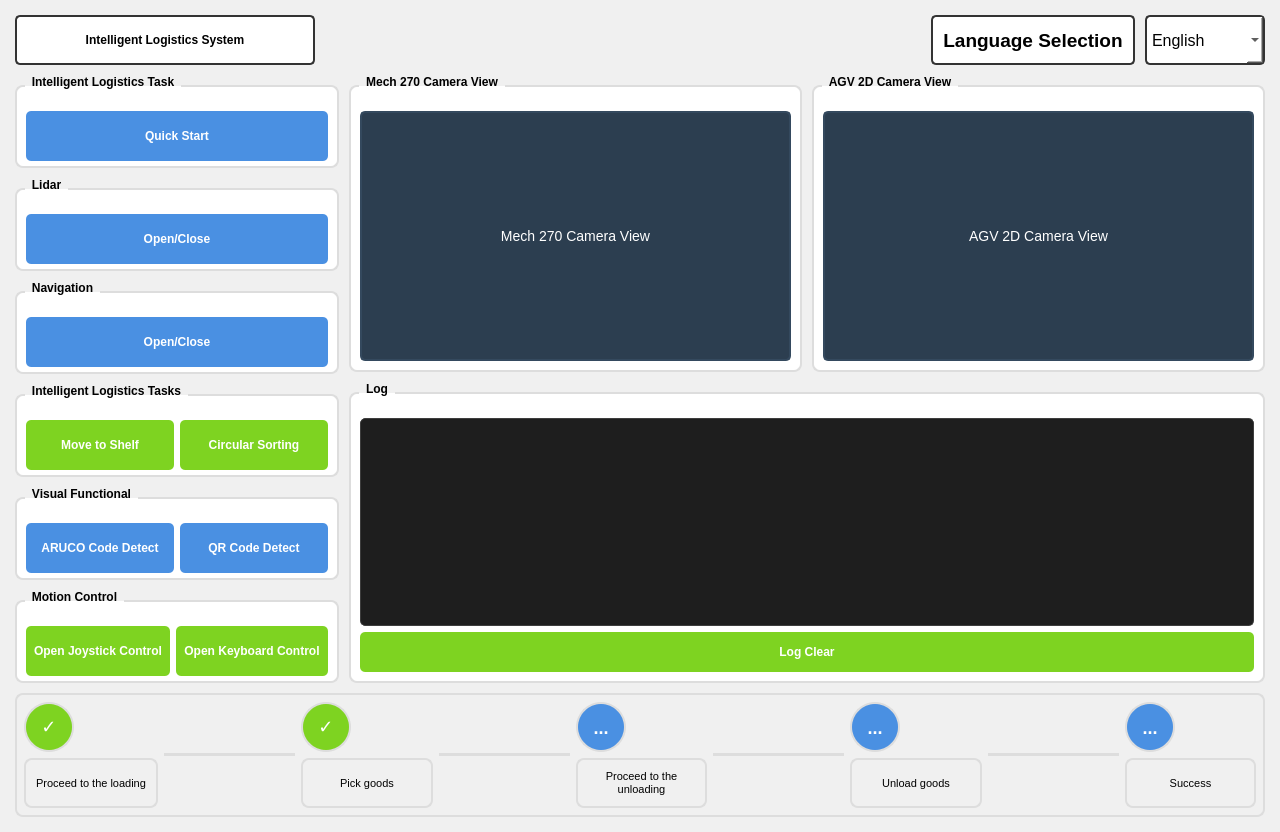
<?xml version="1.0" encoding="UTF-8"?>
<ui version="4.0">
 <class>QuickStart</class>
 <widget class="QWidget" name="QuickStart">
  <property name="geometry">
   <rect>
    <x>0</x>
    <y>0</y>
    <width>1280</width>
    <height>800</height>
   </rect>
  </property>
  <property name="windowTitle">
   <string>Quick Start</string>
  </property>
  <property name="styleSheet">
   <string notr="true">QWidget {
    background-color: #f0f0f0;
}
QPushButton {
    background-color: #4A90E2;
    color: white;
    border: none;
    border-radius: 5px;
    padding: 8px;
    font-size: 12px;
    font-weight: bold;
}
QPushButton:hover {
    background-color: #357ABD;
}
QGroupBox {
    background-color: white;
    border: 2px solid #ddd;
    border-radius: 8px;
    margin-top: 10px;
    font-weight: bold;
    padding-top: 15px;
}
QGroupBox::title {
    subcontrol-origin: margin;
    left: 10px;
    padding: 0 5px;
}</string>
  </property>
  <layout class="QVBoxLayout" name="verticalLayout">
   <property name="spacing">
    <number>10</number>
   </property>
   <property name="leftMargin">
    <number>15</number>
   </property>
   <property name="topMargin">
    <number>15</number>
   </property>
   <property name="rightMargin">
    <number>15</number>
   </property>
   <property name="bottomMargin">
    <number>15</number>
   </property>
   <item>
    <layout class="QHBoxLayout" name="headerLayout">
     <item>
      <widget class="QPushButton" name="backButton">
       <property name="minimumSize">
        <size>
         <width>300</width>
         <height>50</height>
        </size>
       </property>
       <property name="maximumSize">
        <size>
         <width>300</width>
         <height>50</height>
        </size>
       </property>
       <property name="font">
        <font>
         <pointsize>14</pointsize>
         <weight>75</weight>
         <bold>true</bold>
        </font>
       </property>
       <property name="styleSheet">
        <string notr="true">QPushButton {
    background-color: white;
    border: 2px solid #333;
    border-radius: 5px;
    color: black;
}
QPushButton:hover {
    background-color: #e0e0e0;
}</string>
       </property>
       <property name="text">
        <string>Intelligent Logistics System</string>
       </property>
      </widget>
     </item>
     <item>
      <spacer name="horizontalSpacer">
       <property name="orientation">
        <enum>Qt::Horizontal</enum>
       </property>
       <property name="sizeHint" stdset="0">
        <size>
         <width>40</width>
         <height>20</height>
        </size>
       </property>
      </spacer>
     </item>
     <item>
      <widget class="QLabel" name="languageLabel">
       <property name="minimumSize">
        <size>
         <width>200</width>
         <height>50</height>
        </size>
       </property>
       <property name="font">
        <font>
         <pointsize>14</pointsize>
         <weight>75</weight>
         <bold>true</bold>
        </font>
       </property>
       <property name="styleSheet">
        <string notr="true">QLabel {
    background-color: white;
    border: 2px solid #333;
    border-radius: 5px;
    padding: 10px;
}</string>
       </property>
       <property name="text">
        <string>Language Selection</string>
       </property>
       <property name="alignment">
        <set>Qt::AlignCenter</set>
       </property>
      </widget>
     </item>
     <item>
      <widget class="QComboBox" name="languageComboBox">
       <property name="minimumSize">
        <size>
         <width>120</width>
         <height>50</height>
        </size>
       </property>
       <property name="font">
        <font>
         <pointsize>12</pointsize>
        </font>
       </property>
       <property name="styleSheet">
        <string notr="true">QComboBox {
    background-color: white;
    border: 2px solid #333;
    border-radius: 5px;
    padding: 5px;
}</string>
       </property>
       <item>
        <property name="text">
         <string>English</string>
        </property>
       </item>
       <item>
        <property name="text">
         <string>中文</string>
        </property>
       </item>
      </widget>
     </item>
    </layout>
   </item>
   <item>
    <layout class="QHBoxLayout" name="mainLayout">
     <property name="spacing">
      <number>10</number>
     </property>
     <item>
      <layout class="QVBoxLayout" name="leftPanel">
       <property name="spacing">
        <number>10</number>
       </property>
       <item>
        <widget class="QGroupBox" name="taskGroup">
         <property name="title">
          <string>Intelligent Logistics Task</string>
         </property>
         <layout class="QVBoxLayout" name="verticalLayout_2">
          <item>
           <widget class="QPushButton" name="quickStartTaskButton">
            <property name="minimumSize">
             <size>
              <width>0</width>
              <height>50</height>
             </size>
            </property>
            <property name="text">
             <string>Quick Start</string>
            </property>
           </widget>
          </item>
         </layout>
        </widget>
       </item>
       <item>
        <widget class="QGroupBox" name="lidarGroup">
         <property name="title">
          <string>Lidar</string>
         </property>
         <layout class="QVBoxLayout" name="verticalLayout_3">
          <item>
           <widget class="QPushButton" name="lidarButton">
            <property name="minimumSize">
             <size>
              <width>0</width>
              <height>50</height>
             </size>
            </property>
            <property name="text">
             <string>Open/Close</string>
            </property>
           </widget>
          </item>
         </layout>
        </widget>
       </item>
       <item>
        <widget class="QGroupBox" name="navigationGroup">
         <property name="title">
          <string>Navigation</string>
         </property>
         <layout class="QVBoxLayout" name="verticalLayout_4">
          <item>
           <widget class="QPushButton" name="navigationButton">
            <property name="minimumSize">
             <size>
              <width>0</width>
              <height>50</height>
             </size>
            </property>
            <property name="text">
             <string>Open/Close</string>
            </property>
           </widget>
          </item>
         </layout>
        </widget>
       </item>
       <item>
        <widget class="QGroupBox" name="logisticsGroup">
         <property name="title">
          <string>Intelligent Logistics Tasks</string>
         </property>
         <layout class="QHBoxLayout" name="horizontalLayout_2">
          <item>
           <widget class="QPushButton" name="moveToShelfButton">
            <property name="minimumSize">
             <size>
              <width>0</width>
              <height>50</height>
             </size>
            </property>
            <property name="styleSheet">
             <string notr="true">QPushButton {
    background-color: #7ED321;
}
QPushButton:hover {
    background-color: #6BB91C;
}</string>
            </property>
            <property name="text">
             <string>Move to Shelf</string>
            </property>
           </widget>
          </item>
          <item>
           <widget class="QPushButton" name="circularSortingButton">
            <property name="minimumSize">
             <size>
              <width>0</width>
              <height>50</height>
             </size>
            </property>
            <property name="styleSheet">
             <string notr="true">QPushButton {
    background-color: #7ED321;
}
QPushButton:hover {
    background-color: #6BB91C;
}</string>
            </property>
            <property name="text">
             <string>Circular Sorting</string>
            </property>
           </widget>
          </item>
         </layout>
        </widget>
       </item>
       <item>
        <widget class="QGroupBox" name="visionGroup">
         <property name="title">
          <string>Visual Functional</string>
         </property>
         <layout class="QHBoxLayout" name="horizontalLayout_3">
          <item>
           <widget class="QPushButton" name="arucoButton">
            <property name="minimumSize">
             <size>
              <width>0</width>
              <height>50</height>
             </size>
            </property>
            <property name="text">
             <string>ARUCO Code Detect</string>
            </property>
           </widget>
          </item>
          <item>
           <widget class="QPushButton" name="qrButton">
            <property name="minimumSize">
             <size>
              <width>0</width>
              <height>50</height>
             </size>
            </property>
            <property name="text">
             <string>QR Code Detect</string>
            </property>
           </widget>
          </item>
         </layout>
        </widget>
       </item>
       <item>
        <widget class="QGroupBox" name="motionGroup">
         <property name="title">
          <string>Motion Control</string>
         </property>
         <layout class="QHBoxLayout" name="horizontalLayout_4">
          <item>
           <widget class="QPushButton" name="joystickButton">
            <property name="minimumSize">
             <size>
              <width>0</width>
              <height>50</height>
             </size>
            </property>
            <property name="styleSheet">
             <string notr="true">QPushButton {
    background-color: #7ED321;
}
QPushButton:hover {
    background-color: #6BB91C;
}</string>
            </property>
            <property name="text">
             <string>Open Joystick Control</string>
            </property>
           </widget>
          </item>
          <item>
           <widget class="QPushButton" name="keyboardButton">
            <property name="minimumSize">
             <size>
              <width>0</width>
              <height>50</height>
             </size>
            </property>
            <property name="styleSheet">
             <string notr="true">QPushButton {
    background-color: #7ED321;
}
QPushButton:hover {
    background-color: #6BB91C;
}</string>
            </property>
            <property name="text">
             <string>Open Keyboard Control</string>
            </property>
           </widget>
          </item>
         </layout>
        </widget>
       </item>
      </layout>
     </item>
     <item>
      <layout class="QVBoxLayout" name="rightPanel">
       <property name="spacing">
        <number>10</number>
       </property>
       <item>
        <layout class="QHBoxLayout" name="cameraLayout">
         <item>
          <widget class="QGroupBox" name="camera270Group">
           <property name="title">
            <string>Mech 270 Camera View</string>
           </property>
           <layout class="QVBoxLayout" name="verticalLayout_8">
            <item>
             <widget class="QLabel" name="camera270Label">
              <property name="minimumSize">
               <size>
                <width>0</width>
                <height>250</height>
               </size>
              </property>
              <property name="styleSheet">
               <string notr="true">QLabel {
    background-color: #2c3e50;
    border: 2px solid #34495e;
    border-radius: 5px;
    color: white;
    font-size: 14px;
}</string>
              </property>
              <property name="text">
               <string>Mech 270 Camera View</string>
              </property>
              <property name="alignment">
               <set>Qt::AlignCenter</set>
              </property>
             </widget>
            </item>
           </layout>
          </widget>
         </item>
         <item>
          <widget class="QGroupBox" name="agvCameraGroup">
           <property name="title">
            <string>AGV 2D Camera View</string>
           </property>
           <layout class="QVBoxLayout" name="verticalLayout_9">
            <item>
             <widget class="QLabel" name="agvCameraLabel">
              <property name="minimumSize">
               <size>
                <width>0</width>
                <height>250</height>
               </size>
              </property>
              <property name="styleSheet">
               <string notr="true">QLabel {
    background-color: #2c3e50;
    border: 2px solid #34495e;
    border-radius: 5px;
    color: white;
    font-size: 14px;
}</string>
              </property>
              <property name="text">
               <string>AGV 2D Camera View</string>
              </property>
              <property name="alignment">
               <set>Qt::AlignCenter</set>
              </property>
             </widget>
            </item>
           </layout>
          </widget>
         </item>
        </layout>
       </item>
       <item>
        <widget class="QGroupBox" name="logGroup">
         <property name="title">
          <string>Log</string>
         </property>
         <layout class="QVBoxLayout" name="verticalLayout_7">
          <item>
           <widget class="QTextBrowser" name="logBrowser">
            <property name="minimumSize">
             <size>
              <width>0</width>
              <height>200</height>
             </size>
            </property>
            <property name="styleSheet">
             <string notr="true">QTextBrowser {
    background-color: #1e1e1e;
    color: #d4d4d4;
    border: 1px solid #3e3e3e;
    border-radius: 5px;
    padding: 5px;
    font-family: 'Consolas', 'Courier New', monospace;
    font-size: 10px;
}</string>
            </property>
           </widget>
          </item>
          <item>
           <widget class="QPushButton" name="clearLogButton">
            <property name="minimumSize">
             <size>
              <width>0</width>
              <height>40</height>
             </size>
            </property>
            <property name="styleSheet">
             <string notr="true">QPushButton {
    background-color: #7ED321;
}
QPushButton:hover {
    background-color: #6BB91C;
}</string>
            </property>
            <property name="text">
             <string>Log Clear</string>
            </property>
           </widget>
          </item>
         </layout>
        </widget>
       </item>
      </layout>
     </item>
    </layout>
   </item>
   <item>
    <widget class="QWidget" name="progressWidget" native="true">
     <property name="minimumSize">
      <size>
       <width>0</width>
       <height>100</height>
      </size>
     </property>
     <property name="styleSheet">
      <string notr="true">QWidget {
    background-color: #f0f0f0;
    border: 2px solid #ddd;
    border-radius: 8px;
    padding: 10px;
}</string>
     </property>
     <layout class="QVBoxLayout" name="verticalLayout_progress">
      <item>
       <layout class="QHBoxLayout" name="progressNodesLayout">
        <item>
         <layout class="QVBoxLayout" name="node1Layout">
          <item>
           <widget class="QLabel" name="node1">
            <property name="minimumSize">
             <size>
              <width>50</width>
              <height>50</height>
             </size>
            </property>
            <property name="maximumSize">
             <size>
              <width>50</width>
              <height>50</height>
             </size>
            </property>
            <property name="styleSheet">
             <string notr="true">QLabel {
    background-color: #7ED321;
    border-radius: 25px;
    color: white;
    font-weight: bold;
    font-size: 18px;
}</string>
            </property>
            <property name="text">
             <string>✓</string>
            </property>
            <property name="alignment">
             <set>Qt::AlignCenter</set>
            </property>
           </widget>
          </item>
          <item>
           <widget class="QLabel" name="node1Label">
            <property name="font">
             <font>
              <pointsize>8</pointsize>
             </font>
            </property>
            <property name="text">
             <string>Proceed to the loading</string>
            </property>
            <property name="alignment">
             <set>Qt::AlignCenter</set>
            </property>
            <property name="wordWrap">
             <bool>true</bool>
            </property>
           </widget>
          </item>
         </layout>
        </item>
        <item>
         <widget class="QLabel" name="connector1">
          <property name="minimumSize">
           <size>
            <width>30</width>
            <height>3</height>
           </size>
          </property>
          <property name="maximumSize">
           <size>
            <width>16777215</width>
            <height>3</height>
           </size>
          </property>
          <property name="styleSheet">
           <string notr="true">QLabel {
    background-color: #7ED321;
}</string>
          </property>
          <property name="text">
           <string/>
          </property>
         </widget>
        </item>
        <item>
         <layout class="QVBoxLayout" name="node2Layout">
          <item>
           <widget class="QLabel" name="node2">
            <property name="minimumSize">
             <size>
              <width>50</width>
              <height>50</height>
             </size>
            </property>
            <property name="maximumSize">
             <size>
              <width>50</width>
              <height>50</height>
             </size>
            </property>
            <property name="styleSheet">
             <string notr="true">QLabel {
    background-color: #7ED321;
    border-radius: 25px;
    color: white;
    font-weight: bold;
    font-size: 18px;
}</string>
            </property>
            <property name="text">
             <string>✓</string>
            </property>
            <property name="alignment">
             <set>Qt::AlignCenter</set>
            </property>
           </widget>
          </item>
          <item>
           <widget class="QLabel" name="node2Label">
            <property name="font">
             <font>
              <pointsize>8</pointsize>
             </font>
            </property>
            <property name="text">
             <string>Pick goods</string>
            </property>
            <property name="alignment">
             <set>Qt::AlignCenter</set>
            </property>
            <property name="wordWrap">
             <bool>true</bool>
            </property>
           </widget>
          </item>
         </layout>
        </item>
        <item>
         <widget class="QLabel" name="connector2">
          <property name="minimumSize">
           <size>
            <width>30</width>
            <height>3</height>
           </size>
          </property>
          <property name="maximumSize">
           <size>
            <width>16777215</width>
            <height>3</height>
           </size>
          </property>
          <property name="styleSheet">
           <string notr="true">QLabel {
    background-color: #cccccc;
}</string>
          </property>
          <property name="text">
           <string/>
          </property>
         </widget>
        </item>
        <item>
         <layout class="QVBoxLayout" name="node3Layout">
          <item>
           <widget class="QLabel" name="node3">
            <property name="minimumSize">
             <size>
              <width>50</width>
              <height>50</height>
             </size>
            </property>
            <property name="maximumSize">
             <size>
              <width>50</width>
              <height>50</height>
             </size>
            </property>
            <property name="styleSheet">
             <string notr="true">QLabel {
    background-color: #4A90E2;
    border-radius: 25px;
    color: white;
    font-weight: bold;
    font-size: 18px;
}</string>
            </property>
            <property name="text">
             <string>...</string>
            </property>
            <property name="alignment">
             <set>Qt::AlignCenter</set>
            </property>
           </widget>
          </item>
          <item>
           <widget class="QLabel" name="node3Label">
            <property name="font">
             <font>
              <pointsize>8</pointsize>
             </font>
            </property>
            <property name="text">
             <string>Proceed to the unloading</string>
            </property>
            <property name="alignment">
             <set>Qt::AlignCenter</set>
            </property>
            <property name="wordWrap">
             <bool>true</bool>
            </property>
           </widget>
          </item>
         </layout>
        </item>
        <item>
         <widget class="QLabel" name="connector3">
          <property name="minimumSize">
           <size>
            <width>30</width>
            <height>3</height>
           </size>
          </property>
          <property name="maximumSize">
           <size>
            <width>16777215</width>
            <height>3</height>
           </size>
          </property>
          <property name="styleSheet">
           <string notr="true">QLabel {
    background-color: #cccccc;
}</string>
          </property>
          <property name="text">
           <string/>
          </property>
         </widget>
        </item>
        <item>
         <layout class="QVBoxLayout" name="node4Layout">
          <item>
           <widget class="QLabel" name="node4">
            <property name="minimumSize">
             <size>
              <width>50</width>
              <height>50</height>
             </size>
            </property>
            <property name="maximumSize">
             <size>
              <width>50</width>
              <height>50</height>
             </size>
            </property>
            <property name="styleSheet">
             <string notr="true">QLabel {
    background-color: #4A90E2;
    border-radius: 25px;
    color: white;
    font-weight: bold;
    font-size: 18px;
}</string>
            </property>
            <property name="text">
             <string>...</string>
            </property>
            <property name="alignment">
             <set>Qt::AlignCenter</set>
            </property>
           </widget>
          </item>
          <item>
           <widget class="QLabel" name="node4Label">
            <property name="font">
             <font>
              <pointsize>8</pointsize>
             </font>
            </property>
            <property name="text">
             <string>Unload goods</string>
            </property>
            <property name="alignment">
             <set>Qt::AlignCenter</set>
            </property>
            <property name="wordWrap">
             <bool>true</bool>
            </property>
           </widget>
          </item>
         </layout>
        </item>
        <item>
         <widget class="QLabel" name="connector4">
          <property name="minimumSize">
           <size>
            <width>30</width>
            <height>3</height>
           </size>
          </property>
          <property name="maximumSize">
           <size>
            <width>16777215</width>
            <height>3</height>
           </size>
          </property>
          <property name="styleSheet">
           <string notr="true">QLabel {
    background-color: #cccccc;
}</string>
          </property>
          <property name="text">
           <string/>
          </property>
         </widget>
        </item>
        <item>
         <layout class="QVBoxLayout" name="node5Layout">
          <item>
           <widget class="QLabel" name="node5">
            <property name="minimumSize">
             <size>
              <width>50</width>
              <height>50</height>
             </size>
            </property>
            <property name="maximumSize">
             <size>
              <width>50</width>
              <height>50</height>
             </size>
            </property>
            <property name="styleSheet">
             <string notr="true">QLabel {
    background-color: #4A90E2;
    border-radius: 25px;
    color: white;
    font-weight: bold;
    font-size: 18px;
}</string>
            </property>
            <property name="text">
             <string>...</string>
            </property>
            <property name="alignment">
             <set>Qt::AlignCenter</set>
            </property>
           </widget>
          </item>
          <item>
           <widget class="QLabel" name="node5Label">
            <property name="font">
             <font>
              <pointsize>8</pointsize>
             </font>
            </property>
            <property name="text">
             <string>Success</string>
            </property>
            <property name="alignment">
             <set>Qt::AlignCenter</set>
            </property>
            <property name="wordWrap">
             <bool>true</bool>
            </property>
           </widget>
          </item>
         </layout>
        </item>
       </layout>
      </item>
     </layout>
    </widget>
   </item>
  </layout>
 </widget>
 <resources/>
 <connections/>
</ui>
